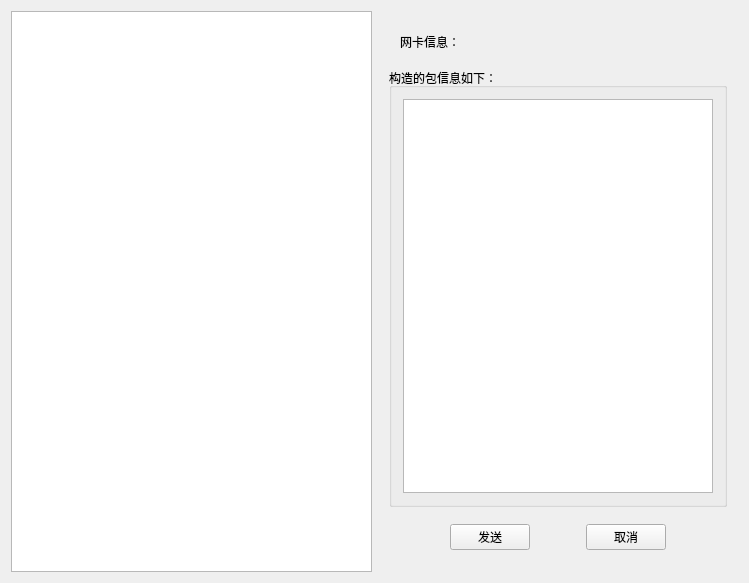
<?xml version="1.0" encoding="UTF-8"?>
<ui version="4.0">
 <class>CreateFakePacketClass</class>
 <widget class="QWidget" name="CreateFakePacketClass">
  <property name="geometry">
   <rect>
    <x>0</x>
    <y>0</y>
    <width>749</width>
    <height>583</height>
   </rect>
  </property>
  <property name="windowTitle">
   <string>CreateFakePacket</string>
  </property>
  <layout class="QHBoxLayout" name="horizontalLayout">
   <item>
    <widget class="QTreeView" name="fakePktTree">
     <property name="sizePolicy">
      <sizepolicy hsizetype="MinimumExpanding" vsizetype="Preferred">
       <horstretch>0</horstretch>
       <verstretch>0</verstretch>
      </sizepolicy>
     </property>
    </widget>
   </item>
   <item>
    <widget class="QStackedWidget" name="fakePktInfo">
     <property name="sizePolicy">
      <sizepolicy hsizetype="Expanding" vsizetype="Preferred">
       <horstretch>0</horstretch>
       <verstretch>0</verstretch>
      </sizepolicy>
     </property>
     <property name="currentIndex">
      <number>0</number>
     </property>
     <widget class="QWidget" name="pktInfo">
      <layout class="QVBoxLayout" name="verticalLayout_16">
       <item>
        <widget class="QWidget" name="widget_28" native="true">
         <layout class="QHBoxLayout" name="horizontalLayout_17">
          <item>
           <widget class="QLabel" name="pktNicLabel">
            <property name="sizePolicy">
             <sizepolicy hsizetype="Fixed" vsizetype="Preferred">
              <horstretch>0</horstretch>
              <verstretch>0</verstretch>
             </sizepolicy>
            </property>
            <property name="text">
             <string>网卡信息：</string>
            </property>
           </widget>
          </item>
          <item>
           <widget class="QLabel" name="pktNicInfoLabel">
            <property name="text">
             <string/>
            </property>
           </widget>
          </item>
         </layout>
        </widget>
       </item>
       <item>
        <widget class="QGroupBox" name="pktGroupBox">
         <property name="title">
          <string>构造的包信息如下：</string>
         </property>
         <layout class="QVBoxLayout" name="verticalLayout">
          <item>
           <widget class="QPlainTextEdit" name="pktInfoPlainEdit"/>
          </item>
         </layout>
        </widget>
       </item>
       <item>
        <widget class="QWidget" name="widget_3" native="true">
         <layout class="QHBoxLayout" name="horizontalLayout_2">
          <item>
           <widget class="QPushButton" name="pktInfoOkBtn">
            <property name="sizePolicy">
             <sizepolicy hsizetype="Fixed" vsizetype="Fixed">
              <horstretch>0</horstretch>
              <verstretch>0</verstretch>
             </sizepolicy>
            </property>
            <property name="text">
             <string>发送</string>
            </property>
           </widget>
          </item>
          <item>
           <widget class="QPushButton" name="pktInfoCancelBtn">
            <property name="sizePolicy">
             <sizepolicy hsizetype="Fixed" vsizetype="Fixed">
              <horstretch>0</horstretch>
              <verstretch>0</verstretch>
             </sizepolicy>
            </property>
            <property name="text">
             <string>取消</string>
            </property>
           </widget>
          </item>
         </layout>
        </widget>
       </item>
      </layout>
     </widget>
     <widget class="QWidget" name="ethInfo">
      <layout class="QVBoxLayout" name="verticalLayout_2">
       <item>
        <widget class="QGroupBox" name="ethGroupBox">
         <property name="title">
          <string>构造Ethernet</string>
         </property>
         <layout class="QFormLayout" name="formLayout_13">
          <item row="0" column="0">
           <widget class="QLabel" name="ethDstLabel">
            <property name="text">
             <string>目标MAC地址：</string>
            </property>
           </widget>
          </item>
          <item row="0" column="1">
           <widget class="QLineEdit" name="ethDstLEdit"/>
          </item>
          <item row="1" column="0">
           <widget class="QLabel" name="ethSrcLabel">
            <property name="text">
             <string>源MAC地址：</string>
            </property>
           </widget>
          </item>
          <item row="1" column="1">
           <widget class="QLineEdit" name="ethSrcLEdit"/>
          </item>
          <item row="2" column="0">
           <widget class="QLabel" name="ethTypeLabel">
            <property name="text">
             <string>类型：</string>
            </property>
           </widget>
          </item>
          <item row="2" column="1">
           <widget class="QLineEdit" name="ethTypeLEdit"/>
          </item>
          <item row="3" column="0">
           <widget class="QLabel" name="ethPayloadLabel">
            <property name="text">
             <string>数据负载：</string>
            </property>
           </widget>
          </item>
          <item row="3" column="1">
           <widget class="QLineEdit" name="ethPayloadLEdit"/>
          </item>
         </layout>
        </widget>
       </item>
       <item>
        <widget class="QPlainTextEdit" name="ethInfoPlainEdit"/>
       </item>
       <item>
        <widget class="QWidget" name="widget_2" native="true">
         <property name="sizePolicy">
          <sizepolicy hsizetype="Preferred" vsizetype="Preferred">
           <horstretch>0</horstretch>
           <verstretch>0</verstretch>
          </sizepolicy>
         </property>
         <layout class="QHBoxLayout" name="horizontalLayout_3">
          <item>
           <widget class="QPushButton" name="ethOkBtn">
            <property name="sizePolicy">
             <sizepolicy hsizetype="Fixed" vsizetype="Fixed">
              <horstretch>0</horstretch>
              <verstretch>0</verstretch>
             </sizepolicy>
            </property>
            <property name="text">
             <string>确定</string>
            </property>
           </widget>
          </item>
         </layout>
        </widget>
       </item>
      </layout>
     </widget>
     <widget class="QWidget" name="arpInfo">
      <layout class="QVBoxLayout" name="verticalLayout_3">
       <item>
        <widget class="QGroupBox" name="arpGroupBox">
         <property name="title">
          <string>构造ARP</string>
         </property>
         <layout class="QFormLayout" name="formLayout">
          <item row="0" column="0">
           <widget class="QLabel" name="arpHardwareTypeLabel">
            <property name="text">
             <string>硬件类型：</string>
            </property>
           </widget>
          </item>
          <item row="0" column="1">
           <widget class="QLineEdit" name="arpHardwareTypeLEdit"/>
          </item>
          <item row="1" column="0">
           <widget class="QLabel" name="arpProtocolTypeLabel">
            <property name="text">
             <string>协议类型：</string>
            </property>
           </widget>
          </item>
          <item row="1" column="1">
           <widget class="QLineEdit" name="arpProtocolTypeLEdit"/>
          </item>
          <item row="2" column="0">
           <widget class="QLabel" name="arpMacLengthLabel">
            <property name="text">
             <string>硬件地址长度：</string>
            </property>
           </widget>
          </item>
          <item row="2" column="1">
           <widget class="QLineEdit" name="arpMacLengthLEdit"/>
          </item>
          <item row="3" column="0">
           <widget class="QLabel" name="arpIplengthLabel">
            <property name="text">
             <string>协议地址长度：</string>
            </property>
           </widget>
          </item>
          <item row="3" column="1">
           <widget class="QLineEdit" name="arpIplengthLEdit"/>
          </item>
          <item row="4" column="0">
           <widget class="QLabel" name="arpOpCodeLabel">
            <property name="text">
             <string>操作码：</string>
            </property>
           </widget>
          </item>
          <item row="4" column="1">
           <widget class="QLineEdit" name="arpOpCodeLEdit"/>
          </item>
          <item row="5" column="0">
           <widget class="QLabel" name="arpSrcMacLabel">
            <property name="text">
             <string>源MAC地址：</string>
            </property>
           </widget>
          </item>
          <item row="5" column="1">
           <widget class="QLineEdit" name="arpSrcMacLEdit"/>
          </item>
          <item row="6" column="0">
           <widget class="QLabel" name="arpSrcIpLabel">
            <property name="text">
             <string>源IP地址：</string>
            </property>
           </widget>
          </item>
          <item row="6" column="1">
           <widget class="QLineEdit" name="arpSrcIpLEdit"/>
          </item>
          <item row="7" column="0">
           <widget class="QLabel" name="arpDstMacLabel">
            <property name="text">
             <string>目标MAC地址：</string>
            </property>
           </widget>
          </item>
          <item row="7" column="1">
           <widget class="QLineEdit" name="arpDstMacLEdit"/>
          </item>
          <item row="8" column="0">
           <widget class="QLabel" name="arpDstIpLabel">
            <property name="text">
             <string>目标IP地址：</string>
            </property>
           </widget>
          </item>
          <item row="8" column="1">
           <widget class="QLineEdit" name="arpDstIpLEdit"/>
          </item>
          <item row="9" column="0">
           <widget class="QLabel" name="arpPayloadLabel">
            <property name="text">
             <string>数据载荷：</string>
            </property>
           </widget>
          </item>
          <item row="9" column="1">
           <widget class="QLineEdit" name="arpPayloadLEdit"/>
          </item>
         </layout>
        </widget>
       </item>
       <item>
        <widget class="QPlainTextEdit" name="arpInfoPlainEdit"/>
       </item>
       <item>
        <widget class="QWidget" name="widget_9" native="true">
         <property name="sizePolicy">
          <sizepolicy hsizetype="Preferred" vsizetype="Fixed">
           <horstretch>0</horstretch>
           <verstretch>0</verstretch>
          </sizepolicy>
         </property>
         <layout class="QHBoxLayout" name="horizontalLayout_4">
          <item>
           <widget class="QPushButton" name="arpOkBtn">
            <property name="sizePolicy">
             <sizepolicy hsizetype="Fixed" vsizetype="Fixed">
              <horstretch>0</horstretch>
              <verstretch>0</verstretch>
             </sizepolicy>
            </property>
            <property name="text">
             <string>确定</string>
            </property>
           </widget>
          </item>
         </layout>
        </widget>
       </item>
      </layout>
     </widget>
     <widget class="QWidget" name="ipInfo">
      <layout class="QVBoxLayout" name="verticalLayout_4">
       <item>
        <widget class="QGroupBox" name="ipGroupBox">
         <property name="title">
          <string>构造IP</string>
         </property>
         <layout class="QFormLayout" name="formLayout_2">
          <item row="0" column="0">
           <widget class="QLabel" name="ipVersionLabel">
            <property name="text">
             <string>版本：</string>
            </property>
           </widget>
          </item>
          <item row="0" column="1">
           <widget class="QLineEdit" name="ipVersionLEdit"/>
          </item>
          <item row="1" column="0">
           <widget class="QLabel" name="ipHeadLengthLabel">
            <property name="text">
             <string>头部大小：</string>
            </property>
           </widget>
          </item>
          <item row="1" column="1">
           <widget class="QLineEdit" name="ipHeadLengthLEdit"/>
          </item>
          <item row="2" column="0">
           <widget class="QLabel" name="ipTOSLabel">
            <property name="text">
             <string>服务类型：</string>
            </property>
           </widget>
          </item>
          <item row="2" column="1">
           <widget class="QLineEdit" name="ipTOSLEdit"/>
          </item>
          <item row="3" column="0">
           <widget class="QLabel" name="ipTotalLengthLabel">
            <property name="text">
             <string>总大小：</string>
            </property>
           </widget>
          </item>
          <item row="3" column="1">
           <widget class="QLineEdit" name="ipTotalLEdit"/>
          </item>
          <item row="4" column="0">
           <widget class="QLabel" name="ipIdentificationLabel">
            <property name="text">
             <string>标识符：</string>
            </property>
           </widget>
          </item>
          <item row="4" column="1">
           <widget class="QLineEdit" name="ipIdentificationLEdit"/>
          </item>
          <item row="5" column="0">
           <widget class="QLabel" name="ipFlagLabel">
            <property name="text">
             <string>标志</string>
            </property>
           </widget>
          </item>
          <item row="5" column="1">
           <widget class="QLineEdit" name="ipFlagLEdit"/>
          </item>
          <item row="6" column="0">
           <widget class="QLabel" name="ipOffsetLabel">
            <property name="text">
             <string>片偏移：</string>
            </property>
           </widget>
          </item>
          <item row="6" column="1">
           <widget class="QLineEdit" name="ipOffsetLEdit"/>
          </item>
          <item row="7" column="0">
           <widget class="QLabel" name="ipTTLLabel">
            <property name="text">
             <string>生存时间：</string>
            </property>
           </widget>
          </item>
          <item row="7" column="1">
           <widget class="QLineEdit" name="ipTTLLEdit"/>
          </item>
          <item row="8" column="0">
           <widget class="QLabel" name="IpProtocolLabel">
            <property name="text">
             <string>上层协议：</string>
            </property>
           </widget>
          </item>
          <item row="8" column="1">
           <widget class="QLineEdit" name="IpProtocolLEdit"/>
          </item>
          <item row="9" column="0">
           <widget class="QLabel" name="ipChecksumLabel">
            <property name="text">
             <string>校验和：</string>
            </property>
           </widget>
          </item>
          <item row="9" column="1">
           <widget class="QLineEdit" name="ipChecksumLEdit"/>
          </item>
          <item row="10" column="0">
           <widget class="QLabel" name="ipSrcLabel">
            <property name="text">
             <string>源IP地址：</string>
            </property>
           </widget>
          </item>
          <item row="10" column="1">
           <widget class="QLineEdit" name="ipSrcLEdit"/>
          </item>
          <item row="11" column="0">
           <widget class="QLabel" name="ipDstLabel">
            <property name="text">
             <string>目标IP地址：</string>
            </property>
           </widget>
          </item>
          <item row="11" column="1">
           <widget class="QLineEdit" name="ipDstLEdit"/>
          </item>
          <item row="12" column="0">
           <widget class="QLabel" name="ipPayloadLabel">
            <property name="text">
             <string>数据载荷：</string>
            </property>
           </widget>
          </item>
          <item row="12" column="1">
           <widget class="QLineEdit" name="ipPayloadLEdit"/>
          </item>
         </layout>
        </widget>
       </item>
       <item>
        <widget class="QPlainTextEdit" name="ipInfoPlainEdit"/>
       </item>
       <item>
        <widget class="QWidget" name="widget_10" native="true">
         <property name="sizePolicy">
          <sizepolicy hsizetype="Preferred" vsizetype="Fixed">
           <horstretch>0</horstretch>
           <verstretch>0</verstretch>
          </sizepolicy>
         </property>
         <layout class="QHBoxLayout" name="horizontalLayout_5">
          <item>
           <widget class="QPushButton" name="ipOkBtn">
            <property name="sizePolicy">
             <sizepolicy hsizetype="Fixed" vsizetype="Fixed">
              <horstretch>0</horstretch>
              <verstretch>0</verstretch>
             </sizepolicy>
            </property>
            <property name="text">
             <string>确定</string>
            </property>
           </widget>
          </item>
         </layout>
        </widget>
       </item>
      </layout>
     </widget>
     <widget class="QWidget" name="icmpInfo">
      <layout class="QVBoxLayout" name="verticalLayout_5">
       <item>
        <widget class="QGroupBox" name="icmpGroupBox">
         <property name="title">
          <string>构造ICMP</string>
         </property>
         <layout class="QFormLayout" name="formLayout_3">
          <item row="0" column="0">
           <widget class="QLabel" name="icmpTypeLabel">
            <property name="text">
             <string>类型：</string>
            </property>
           </widget>
          </item>
          <item row="0" column="1">
           <widget class="QLineEdit" name="icmpTypeLEdit"/>
          </item>
          <item row="1" column="0">
           <widget class="QLabel" name="icmpCodeLabel">
            <property name="text">
             <string>代码：</string>
            </property>
           </widget>
          </item>
          <item row="1" column="1">
           <widget class="QLineEdit" name="icmpCodeLEdit"/>
          </item>
          <item row="2" column="0">
           <widget class="QLabel" name="icmpChecksumLabel">
            <property name="text">
             <string>校验和：</string>
            </property>
           </widget>
          </item>
          <item row="2" column="1">
           <widget class="QLineEdit" name="icmpChecksumLEdit"/>
          </item>
          <item row="3" column="0">
           <widget class="QLabel" name="icmpIdentificationLabel">
            <property name="text">
             <string>标识符：</string>
            </property>
           </widget>
          </item>
          <item row="3" column="1">
           <widget class="QLineEdit" name="icmpIdentificationLEdit"/>
          </item>
          <item row="4" column="0">
           <widget class="QLabel" name="icmpSequenceLabel">
            <property name="text">
             <string>次序：</string>
            </property>
           </widget>
          </item>
          <item row="4" column="1">
           <widget class="QLineEdit" name="icmpSequenceLEdit"/>
          </item>
          <item row="5" column="0">
           <widget class="QLabel" name="icmpPayloadLabel">
            <property name="text">
             <string>数据：</string>
            </property>
           </widget>
          </item>
          <item row="5" column="1">
           <widget class="QLineEdit" name="icmpPayloadLEdit"/>
          </item>
         </layout>
        </widget>
       </item>
       <item>
        <widget class="QPlainTextEdit" name="icmpInfoPlainEdit"/>
       </item>
       <item>
        <widget class="QWidget" name="widget_11" native="true">
         <property name="sizePolicy">
          <sizepolicy hsizetype="Preferred" vsizetype="Fixed">
           <horstretch>0</horstretch>
           <verstretch>0</verstretch>
          </sizepolicy>
         </property>
         <layout class="QHBoxLayout" name="horizontalLayout_6">
          <item>
           <widget class="QPushButton" name="icmpOkBtn">
            <property name="sizePolicy">
             <sizepolicy hsizetype="Fixed" vsizetype="Fixed">
              <horstretch>0</horstretch>
              <verstretch>0</verstretch>
             </sizepolicy>
            </property>
            <property name="text">
             <string>确定</string>
            </property>
           </widget>
          </item>
         </layout>
        </widget>
       </item>
      </layout>
     </widget>
     <widget class="QWidget" name="tcpInfo">
      <layout class="QVBoxLayout" name="verticalLayout_6">
       <item>
        <widget class="QGroupBox" name="tcpGroupBox">
         <property name="title">
          <string>构造TCP</string>
         </property>
         <layout class="QFormLayout" name="formLayout_4">
          <item row="0" column="0">
           <widget class="QLabel" name="tcpSrcPortLabel">
            <property name="text">
             <string>源端口：</string>
            </property>
           </widget>
          </item>
          <item row="0" column="1">
           <widget class="QLineEdit" name="tcpSrcPortLEdit"/>
          </item>
          <item row="1" column="0">
           <widget class="QLabel" name="tcpDstPortLabel">
            <property name="text">
             <string>目标端口：</string>
            </property>
           </widget>
          </item>
          <item row="1" column="1">
           <widget class="QLineEdit" name="tcpDstPortLEdit"/>
          </item>
          <item row="2" column="0">
           <widget class="QLabel" name="tcpSeqLabel">
            <property name="text">
             <string>序列号：</string>
            </property>
           </widget>
          </item>
          <item row="2" column="1">
           <widget class="QLineEdit" name="tcpSeqLEdit"/>
          </item>
          <item row="3" column="0">
           <widget class="QLabel" name="tcpAckLabel">
            <property name="text">
             <string>确认号：</string>
            </property>
           </widget>
          </item>
          <item row="3" column="1">
           <widget class="QLineEdit" name="tcpAckLEdit"/>
          </item>
          <item row="4" column="0">
           <widget class="QLabel" name="tcpHeadLengthLabel">
            <property name="text">
             <string>头部大小：</string>
            </property>
           </widget>
          </item>
          <item row="4" column="1">
           <widget class="QLineEdit" name="tcpHeadLengthLEdit"/>
          </item>
          <item row="5" column="0">
           <widget class="QLabel" name="tcpFlagLabel">
            <property name="text">
             <string>标志：</string>
            </property>
           </widget>
          </item>
          <item row="5" column="1">
           <widget class="QLineEdit" name="tcpFlagLEdit"/>
          </item>
          <item row="6" column="0">
           <widget class="QLabel" name="tcpWinSizeLabel">
            <property name="text">
             <string>窗口大小：</string>
            </property>
           </widget>
          </item>
          <item row="6" column="1">
           <widget class="QLineEdit" name="tcpWinSizeLEdit"/>
          </item>
          <item row="7" column="0">
           <widget class="QLabel" name="tcpChecksumLabel">
            <property name="text">
             <string>校验和：</string>
            </property>
           </widget>
          </item>
          <item row="7" column="1">
           <widget class="QLineEdit" name="tcpChecksumLEdit"/>
          </item>
          <item row="8" column="0">
           <widget class="QLabel" name="tcpUrgentLabel">
            <property name="text">
             <string>紧急指针：</string>
            </property>
           </widget>
          </item>
          <item row="8" column="1">
           <widget class="QLineEdit" name="tcpUrgentLEdit"/>
          </item>
          <item row="9" column="0">
           <widget class="QLabel" name="tcpPayloadLabel">
            <property name="text">
             <string>数据载荷：</string>
            </property>
           </widget>
          </item>
          <item row="9" column="1">
           <widget class="QLineEdit" name="tcpPayloadLEdit"/>
          </item>
         </layout>
        </widget>
       </item>
       <item>
        <widget class="QPlainTextEdit" name="tcpInfoPlainEdit"/>
       </item>
       <item>
        <widget class="QWidget" name="widget_12" native="true">
         <property name="sizePolicy">
          <sizepolicy hsizetype="Preferred" vsizetype="Fixed">
           <horstretch>0</horstretch>
           <verstretch>0</verstretch>
          </sizepolicy>
         </property>
         <layout class="QHBoxLayout" name="horizontalLayout_7">
          <item>
           <widget class="QPushButton" name="tcpOkBtn">
            <property name="sizePolicy">
             <sizepolicy hsizetype="Fixed" vsizetype="Fixed">
              <horstretch>0</horstretch>
              <verstretch>0</verstretch>
             </sizepolicy>
            </property>
            <property name="text">
             <string>确定</string>
            </property>
           </widget>
          </item>
         </layout>
        </widget>
       </item>
      </layout>
     </widget>
     <widget class="QWidget" name="udpInfo">
      <layout class="QVBoxLayout" name="verticalLayout_7">
       <item>
        <widget class="QGroupBox" name="udpGroupBox">
         <property name="title">
          <string>构造UDP</string>
         </property>
         <layout class="QFormLayout" name="formLayout_5">
          <item row="0" column="0">
           <widget class="QLabel" name="udpSrcPortLabel">
            <property name="text">
             <string>源端口：</string>
            </property>
           </widget>
          </item>
          <item row="0" column="1">
           <widget class="QLineEdit" name="udpSrcPortLEdit"/>
          </item>
          <item row="1" column="0">
           <widget class="QLabel" name="udpDstPortLabel">
            <property name="text">
             <string>目标端口：</string>
            </property>
           </widget>
          </item>
          <item row="1" column="1">
           <widget class="QLineEdit" name="udpDstPortLEdit"/>
          </item>
          <item row="2" column="0">
           <widget class="QLabel" name="udpDataLengthLabel">
            <property name="text">
             <string>数据长度：</string>
            </property>
           </widget>
          </item>
          <item row="2" column="1">
           <widget class="QLineEdit" name="udpDataLengthLEdit"/>
          </item>
          <item row="3" column="0">
           <widget class="QLabel" name="udpChecksumLabel">
            <property name="text">
             <string>校验和：</string>
            </property>
           </widget>
          </item>
          <item row="3" column="1">
           <widget class="QLineEdit" name="udpChecksumLEdit"/>
          </item>
          <item row="4" column="0">
           <widget class="QLabel" name="udpPayloadLabel">
            <property name="text">
             <string>数据载荷：</string>
            </property>
           </widget>
          </item>
          <item row="4" column="1">
           <widget class="QLineEdit" name="udpPayloadLEdit"/>
          </item>
         </layout>
        </widget>
       </item>
       <item>
        <widget class="QPlainTextEdit" name="udpInfoPlainEdit"/>
       </item>
       <item>
        <widget class="QWidget" name="widget_13" native="true">
         <property name="sizePolicy">
          <sizepolicy hsizetype="Preferred" vsizetype="Fixed">
           <horstretch>0</horstretch>
           <verstretch>0</verstretch>
          </sizepolicy>
         </property>
         <layout class="QHBoxLayout" name="horizontalLayout_8">
          <item>
           <widget class="QPushButton" name="udpOkBtn">
            <property name="sizePolicy">
             <sizepolicy hsizetype="Fixed" vsizetype="Fixed">
              <horstretch>0</horstretch>
              <verstretch>0</verstretch>
             </sizepolicy>
            </property>
            <property name="text">
             <string>确定</string>
            </property>
           </widget>
          </item>
         </layout>
        </widget>
       </item>
      </layout>
     </widget>
     <widget class="QWidget" name="arpSpoof">
      <layout class="QVBoxLayout" name="verticalLayout_15">
       <item>
        <widget class="QWidget" name="widget" native="true">
         <layout class="QHBoxLayout" name="horizontalLayout_18">
          <item>
           <widget class="QLabel" name="spoofNicLabel">
            <property name="sizePolicy">
             <sizepolicy hsizetype="Fixed" vsizetype="Preferred">
              <horstretch>0</horstretch>
              <verstretch>0</verstretch>
             </sizepolicy>
            </property>
            <property name="text">
             <string>网卡信息：</string>
            </property>
           </widget>
          </item>
          <item>
           <widget class="QLabel" name="spoofNicInfoLabel">
            <property name="text">
             <string/>
            </property>
           </widget>
          </item>
         </layout>
        </widget>
       </item>
       <item>
        <widget class="QGroupBox" name="ArpSpoofGroupBox">
         <property name="sizePolicy">
          <sizepolicy hsizetype="Preferred" vsizetype="Maximum">
           <horstretch>0</horstretch>
           <verstretch>0</verstretch>
          </sizepolicy>
         </property>
         <property name="title">
          <string>ARP欺骗</string>
         </property>
         <layout class="QVBoxLayout" name="verticalLayout_17">
          <item>
           <widget class="QLabel" name="sproofDstIpLabel">
            <property name="text">
             <string>目标IP地址：</string>
            </property>
           </widget>
          </item>
          <item>
           <widget class="QLineEdit" name="sproofDstIpLEdit"/>
          </item>
          <item>
           <widget class="QLabel" name="sproofDstMacLabel">
            <property name="text">
             <string>目标MAC地址：</string>
            </property>
           </widget>
          </item>
          <item>
           <widget class="QLineEdit" name="sproofDstMacLEdit"/>
          </item>
          <item>
           <widget class="QLabel" name="sproofIpLabel">
            <property name="sizePolicy">
             <sizepolicy hsizetype="Preferred" vsizetype="Fixed">
              <horstretch>0</horstretch>
              <verstretch>0</verstretch>
             </sizepolicy>
            </property>
            <property name="text">
             <string>欺骗IP地址：</string>
            </property>
           </widget>
          </item>
          <item>
           <widget class="QLineEdit" name="sproofIpLEdit"/>
          </item>
          <item>
           <widget class="QLabel" name="sproofMacLabel">
            <property name="text">
             <string>欺骗MAC地址：</string>
            </property>
           </widget>
          </item>
          <item>
           <widget class="QLineEdit" name="sproofMacLEdit">
            <property name="sizePolicy">
             <sizepolicy hsizetype="Preferred" vsizetype="Fixed">
              <horstretch>0</horstretch>
              <verstretch>0</verstretch>
             </sizepolicy>
            </property>
           </widget>
          </item>
         </layout>
        </widget>
       </item>
       <item>
        <widget class="QPlainTextEdit" name="spoofInfoPlainEdit"/>
       </item>
       <item>
        <widget class="QWidget" name="widget_27" native="true">
         <property name="sizePolicy">
          <sizepolicy hsizetype="Expanding" vsizetype="Fixed">
           <horstretch>0</horstretch>
           <verstretch>0</verstretch>
          </sizepolicy>
         </property>
         <layout class="QHBoxLayout" name="horizontalLayout_16">
          <item>
           <widget class="QPushButton" name="spoofStartBtn">
            <property name="sizePolicy">
             <sizepolicy hsizetype="Fixed" vsizetype="Fixed">
              <horstretch>0</horstretch>
              <verstretch>0</verstretch>
             </sizepolicy>
            </property>
            <property name="text">
             <string>开始</string>
            </property>
           </widget>
          </item>
          <item>
           <widget class="QPushButton" name="spoofStopBtn">
            <property name="sizePolicy">
             <sizepolicy hsizetype="Fixed" vsizetype="Fixed">
              <horstretch>0</horstretch>
              <verstretch>0</verstretch>
             </sizepolicy>
            </property>
            <property name="text">
             <string>停止</string>
            </property>
           </widget>
          </item>
         </layout>
        </widget>
       </item>
      </layout>
     </widget>
     <widget class="QWidget" name="page_2"/>
    </widget>
   </item>
  </layout>
 </widget>
 <layoutdefault spacing="6" margin="11"/>
 <resources/>
 <connections/>
</ui>
